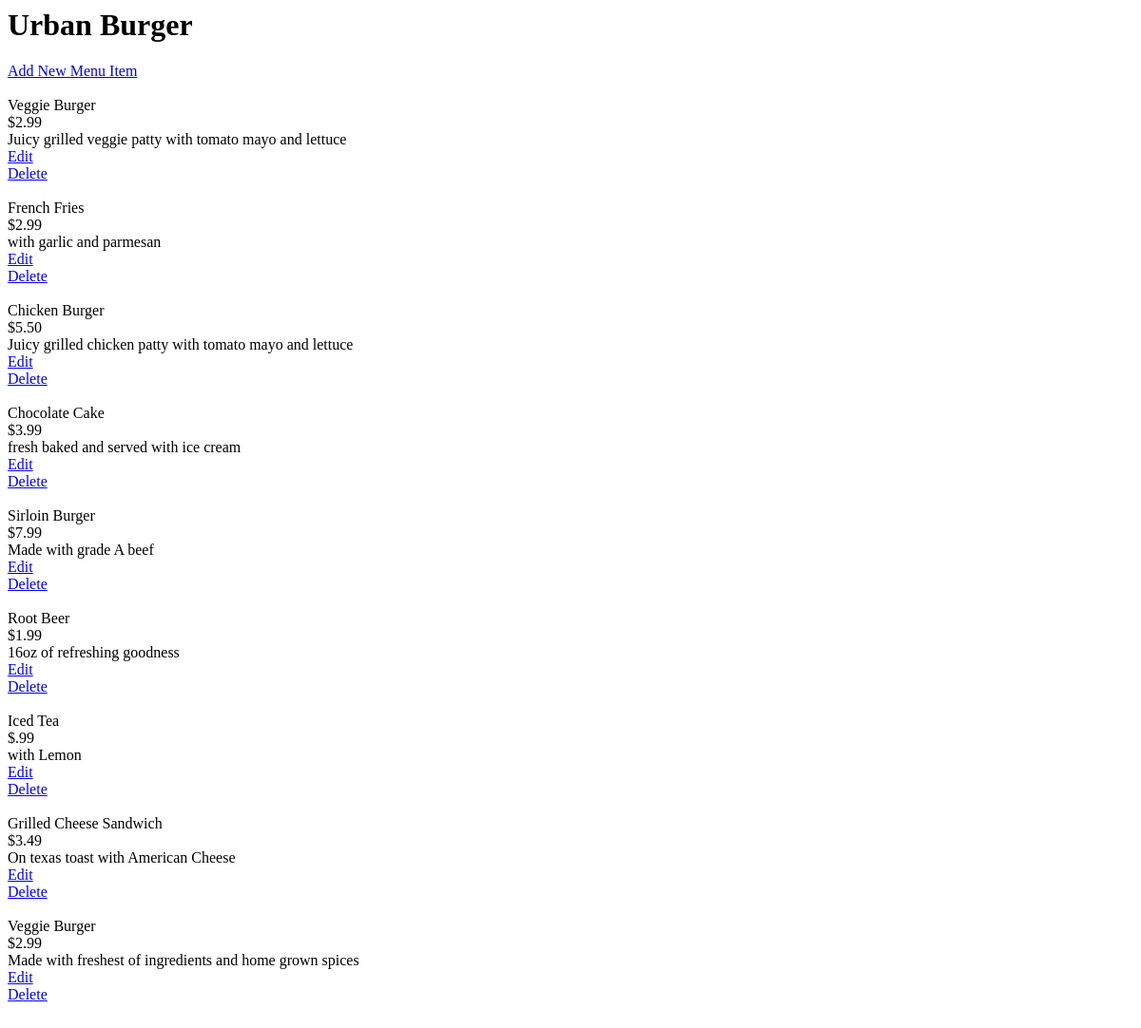
The app's page /restaurants/2/, older data.
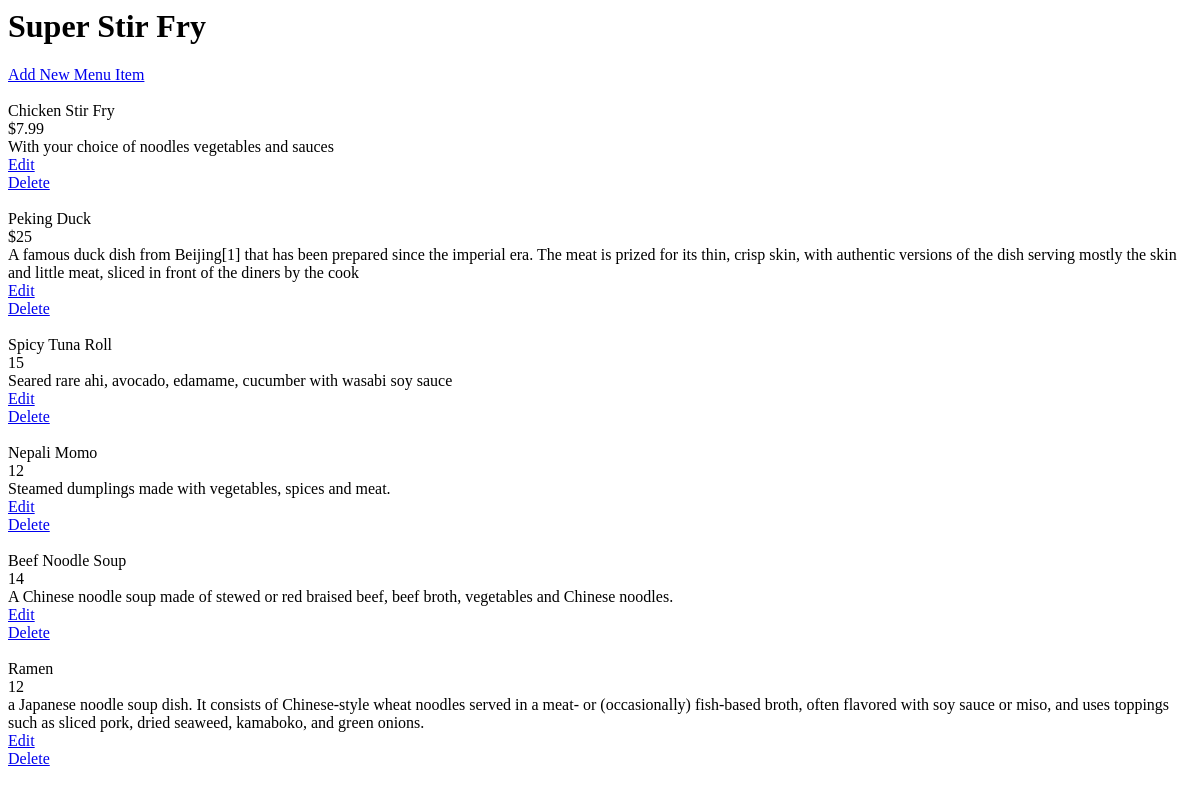
The same page, newer data.
### database_setup.py (models this page shows)
class Restaurant(Base):
    __tablename__ = 'restaurant'
    name = Column(String(80), nullable = False)
    id = Column(Integer, primary_key = True)

class MenuItem(Base):
    __tablename__ = 'menu_item'
    name = Column(String(80), nullable = False)
    id = Column(Integer, primary_key = True)
    course = Column(String(250))
    description = Column(String(250))
    price = Column(String(8))
    restaurant_id = Column(Integer, ForeignKey('restaurant.id'))
    restaurant = relationship(Restaurant)

### project.py (the view)
@app.route('/')
@app.route('/restaurants/<int:restaurant_id>/')
def restaurantMenu(restaurant_id):
    restaurant = session.query(Restaurant).filter_by(id = restaurant_id).one()
    items = session.query(MenuItem).filter_by(restaurant_id = restaurant_id)
    return render_template('menu.html', restaurant = restaurant, items = items)

### templates/menu.html
<html>
    <body>
        <h1>{{ restaurant.name }}</h1>
        <a href="{{url_for('newMenuItem', restaurant_id = restaurant.id)}}">Add New Menu Item</a>
        <br><br>
        {% for i in items %}
        {{i.name}}
    <br>
        {{i.price}}
    <br>
        {{i.description}}
    <br>
        <a href="{{url_for('editMenuItem', restaurant_id = restaurant.id, menu_id = i.id)}}">Edit</a>
        <br>
        <a href="{{url_for('deleteMenuItem', restaurant_id = restaurant.id, menu_id = i.id)}}">Delete</a>
    <br><br>
        {% endfor %}
    </body>
</html>

Row changes from the older to the newer data that the page shows:
no longer on this page (row edited): MenuItem: name "Veggie Burger", price "$2.99", description "Juicy grilled veggie patty with tomato mayo and lettuce"
no longer on this page (row edited): MenuItem: name "French Fries", price "$2.99", description "with garlic and parmesan"
no longer on this page (row edited): MenuItem: name "Chicken Burger", price "$5.50", description "Juicy grilled chicken patty with tomato mayo and lettuce"
no longer on this page (row edited): MenuItem: name "Chocolate Cake", price "$3.99", description "fresh baked and served with ice cream"
no longer on this page (row edited): MenuItem: name "Sirloin Burger", price "$7.99", description "Made with grade A beef"
no longer on this page (row edited): MenuItem: name "Root Beer", price "$1.99", description "16oz of refreshing goodness"
no longer on this page (row edited): MenuItem: name "Iced Tea", price "$.99", description "with Lemon"
no longer on this page (row edited): MenuItem: name "Grilled Cheese Sandwich", price "$3.49", description "On texas toast with American Cheese"
changed Restaurant: name "Urban Burger" → "Super Stir Fry"
changed MenuItem: name "Veggie Burger" → "Chicken Stir Fry"; price "$2.99" → "$7.99"; description "Made with freshest of ingredients and home grown spices" → "With your choice of noodles vegetables and sauces"
now on this page (row edited): MenuItem: name "Peking Duck", price "$25", description "A famous duck dish from Beijing[1] that has been prepared since the imperial era. The meat is prized for its thin, crisp skin, with authentic versions of the dish serving mostly the skin and little meat, sliced in front of the diners by the cook"
now on this page (row edited): MenuItem: name "Spicy Tuna Roll", price "15", description "Seared rare ahi, avocado, edamame, cucumber with wasabi soy sauce"
now on this page (row edited): MenuItem: name "Nepali Momo", price "12", description "Steamed dumplings made with vegetables, spices and meat."
now on this page (row edited): MenuItem: name "Beef Noodle Soup", price "14", description "A Chinese noodle soup made of stewed or red braised beef, beef broth, vegetables and Chinese noodles."
now on this page (row edited): MenuItem: name "Ramen", price "12", description "a Japanese noodle soup dish. It consists of Chinese-style wheat noodles served in a meat- or (occasionally) fish-based broth, often flavored with soy sauce or miso, and uses toppings such as sliced pork, dried seaweed, kamaboko, and green onions."
